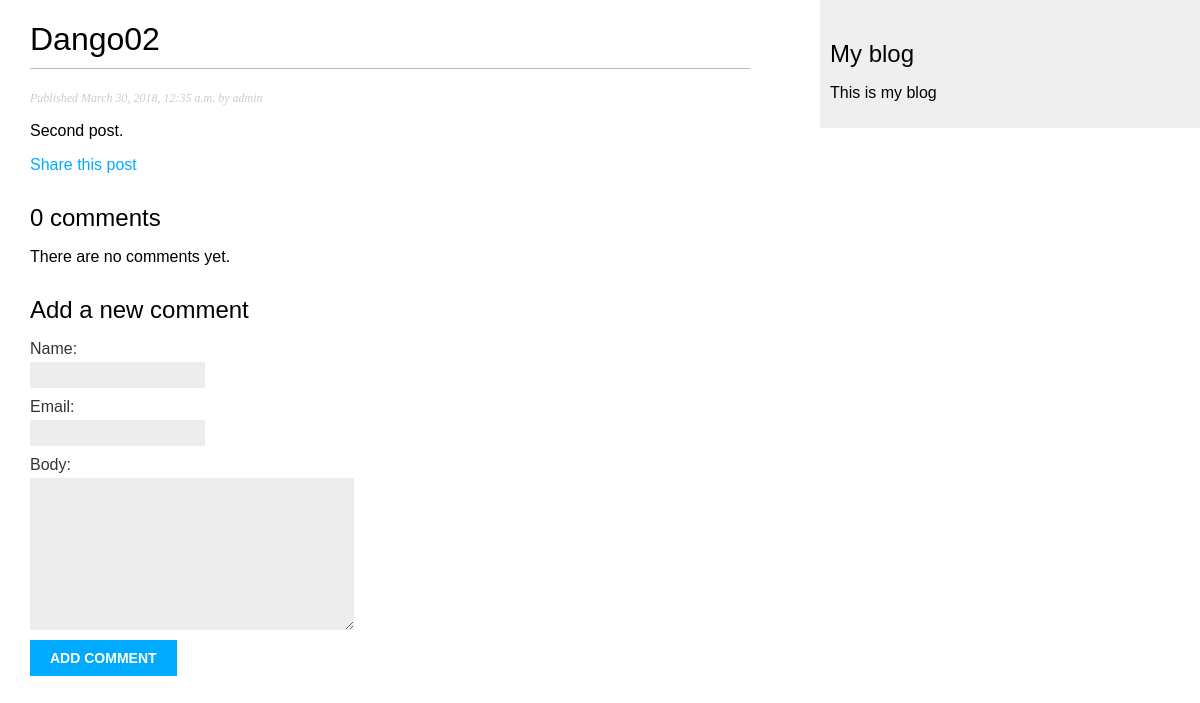
/blog/2018/03/30/dango02, run on the app's committed database.
### blog_app/models.py (models this page shows, shortened)
class Post(models.Model):
    STATUS_CHOICES = (
        ('draft', 'Draft'),
        ('published', 'Published'),
    )
    title = models.CharField(max_length=250)
    slug = models.SlugField(max_length=250, unique_for_date='publish')
    author = models.ForeignKey(User,
                               related_name='blog_posts',
                               on_delete=models.CASCADE)
    body = models.TextField()
    publish = models.DateTimeField(default=timezone.now)
    created = models.DateTimeField(auto_now_add=True)
    updated = models.DateTimeField(auto_now=True)
    status = models.CharField(max_length=10, choices=STATUS_CHOICES, default='draft')
    objects = models.Manager()  # The default manager.
    published = PublishedManager()  # The specific manager.
    class Meta:
        ordering = ('-publish',)
    def get_absolute_url(self):
        return reverse('blog_app:post_detail', args=[self.publish.year,
                                              self.publish.strftime('%m'),
                                              self.publish.strftime('%d'),
                                              self.slug])

### blog_app/views.py (the view)
# urls.py: path('<int:year>/<int:month>/<int:day>/<post>', views.post_detail, name='post_detail'),
def post_detail(request, year, month, day, post):
    post = get_object_or_404(Post,
                             slug=post,
                             status='published',
                             publish__year=year,
                             publish__month=month,
                             publish__day=day)
    comments = post.comments.filter(active=True)
    if request.method == 'POST':
        comment_form = CommentForm(data=request.POST)
        if comment_form.is_valid():
            new_comment = comment_form.save(commit=False)
            new_comment.post = post
            new_comment.save()
    else:
        comment_form = CommentForm()
    return render(request, 'blog_app/post/detail.html', {'post': post,
                                                         'comments': comments,
                                                         'comment_form': comment_form})

### blog_app/forms.py
class CommentForm(forms.ModelForm):
    class Meta:
        model = Comment
        fields = ('name', 'email', 'body')

### blog_app/templates/blog_app/post/detail.html (shortened to what this page needs)
{% extends "blog_app/base.html" %}
{% block content %}
    <h1>{{ post.title }}</h1>
    <p class="date">Published {{ post.publish }} by {{ post.author }}</p>
    {{ post.body|linebreaks }}
    <p><a href="{% url "blog_app:post_share" post.id %}">Share this post</a></p>
    {% with comments.count as total_comments %}
        <h2>{{ total_comments }} comment{{ total_comments|pluralize }}</h2>
    {% endwith %}
    {% for comment in comments %}
        <div class="comment">
            <p class="info">Comment {{ forloop.counter }} by {{ comment.name }} {{ comment.created }}</p>
            {{ comment.body|linebreaks }}
        </div>
    {% empty %}
        <p>There are no comments yet.</p>
    {% endfor %}
    {% if new_comment %}
        <h2>Your comment has been added.</h2>
    {% else %}
        <h2>Add a new comment</h2>
        <form action="{{ post.get_absolute_url }}" method="post">
            {{ comment_form.as_p }}
            <p><input type="submit" value="Add comment"></p>
        </form>
    {% endif %}
{% endblock %}

### blog_app/static/css/blog.css (style rules this page uses)
body { margin:0; padding:0; font-family:helvetica, sans-serif; }
a { color:#00abff; text-decoration:none; }
h1 { font-weight:normal; border-bottom:1px solid #bbb; padding:0 0 10px 0; }
h2 { font-weight:normal; margin:30px 0 0; }
p.date { color:#ccc; font-family: georgia, serif; font-size: 12px; font-style: italic; }
label { float:left; clear:both; color:#333; margin-bottom:4px; }
input, textarea { clear:both; float:left; margin:0 0 10px; background:#ededed; border:0; padding:6px 10px; font-size:12px; }
input[type=submit] { font-weight:bold; background:#00abff; color:#fff; padding:10px 20px; font-size:14px; text-transform:uppercase; }

### data on the page
Post: title "Dango02", publish "March 30, 2018, 12:35 a.m.", author "admin", body "Second post."

### other printed values
{{ total_comments }} "0"
